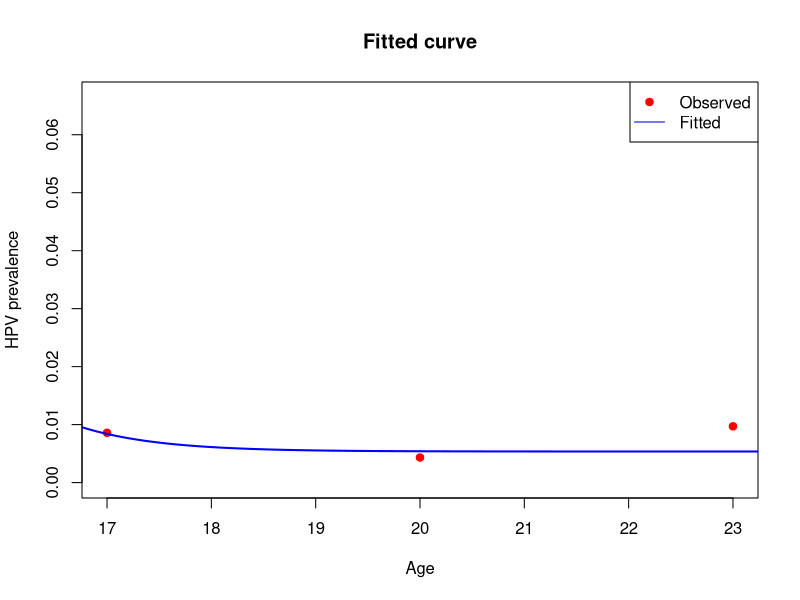

Write R code to recreate this figure.
x <- c(17, 20, 23)               
n_total <- c(233, 462, 103)      
y_infected <- c(2, 2, 1)  

x0 <- 15                        
n_power <- 0.25         
f_model <- function(x, A, B, C) {
  d <- x - x0
  B + (A * d^n_power - B) * exp(-C * d)
}

neg_log_likelihood <- function(par) {
  A <- par[1]
  B <- par[2]
  C <- par[3]
  
  p <- f_model(x, A, B, C)
  p <- pmax(pmin(p, 1 - 1e-6), 1e-6)  
  
  -sum(y_infected * log(p) + (n_total - y_infected) * log(1 - p))
}

result <- optim(
  par = c(0.01, 0.1, 0.1),       
  fn = neg_log_likelihood,      
  method = "BFGS"
)




curve_x <- seq(16, 24, length.out = 200)
fitted_p <- f_model(curve_x, result$par[1], result$par[2], result$par[3])

plot(x, y_infected / n_total, col = "red", pch = 19,
     ylim = c(0, max(y_infected / n_total, fitted_p) + 0.05),
     xlab = "Age", ylab = "HPV prevalence",
     main = "Fitted curve")
lines(curve_x, fitted_p, col = "blue", lwd = 2)
legend("topright", legend = c("Observed", "Fitted"),
       col = c("red", "blue"), pch = c(19, NA), lty = c(NA, 1))
